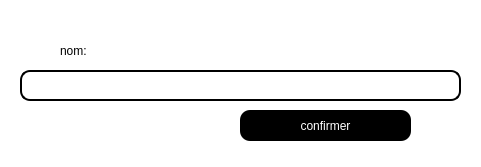
<?xml version="1.0" encoding="UTF-8"?>
<ui version="4.0">
 <class>Dialog</class>
 <widget class="QDialog" name="Dialog">
  <property name="windowModality">
   <enum>Qt::ApplicationModal</enum>
  </property>
  <property name="geometry">
   <rect>
    <x>0</x>
    <y>0</y>
    <width>481</width>
    <height>167</height>
   </rect>
  </property>
  <property name="windowTitle">
   <string>ajouter un client</string>
  </property>
  <property name="windowIcon">
   <iconset>
    <normaloff>contact.png</normaloff>contact.png</iconset>
  </property>
  <property name="styleSheet">
   <string notr="true">background:white;</string>
  </property>
  <widget class="QLabel" name="total_1dt">
   <property name="geometry">
    <rect>
     <x>60</x>
     <y>40</y>
     <width>91</width>
     <height>21</height>
    </rect>
   </property>
   <property name="styleSheet">
    <string notr="true">border:0px;font: 16pt &quot;Bauhaus 93&quot;;
color: rgb(0,0,0);background:transparent;</string>
   </property>
   <property name="text">
    <string>nom:</string>
   </property>
  </widget>
  <widget class="QLineEdit" name="nom">
   <property name="geometry">
    <rect>
     <x>20</x>
     <y>70</y>
     <width>441</width>
     <height>31</height>
    </rect>
   </property>
   <property name="styleSheet">
    <string notr="true">QLineEdit{
border-radius:10px;
border:2px solid black;
	color: rgb(0,0,0);
	font: 75 14pt &quot;MS Shell Dlg 2&quot;;

}
QLineEdit:hover{
border:3px solid black;


}
QLineEdit:focus{
border:3px solid rgb(0,0,0);


}</string>
   </property>
  </widget>
  <widget class="QPushButton" name="confirmer">
   <property name="geometry">
    <rect>
     <x>240</x>
     <y>110</y>
     <width>171</width>
     <height>31</height>
    </rect>
   </property>
   <property name="styleSheet">
    <string notr="true">QPushButton{
font: 87 9pt &quot;Arial Black&quot;;
color:white;
background:rgb(0,0,0);
border-radius:10px;
}
QPushButton:hover{

background:rgb(90,90,90);

}
QPushButton:pressed{

background:transparent;
border:3px solid rgb(0,0,0);

}
QPushButton:disabled{ 
color:rgba(255,255,255,100);  
background: rgba(255,255,255,30);   }</string>
   </property>
   <property name="text">
    <string>confirmer</string>
   </property>
  </widget>
  <widget class="QLabel" name="total_1dt_2">
   <property name="geometry">
    <rect>
     <x>30</x>
     <y>40</y>
     <width>31</width>
     <height>31</height>
    </rect>
   </property>
   <property name="styleSheet">
    <string notr="true">border:0px;font: 16pt &quot;Bauhaus 93&quot;;
color: rgb(0,0,0);background:transparent;</string>
   </property>
   <property name="text">
    <string/>
   </property>
   <property name="pixmap">
    <pixmap>contact.png</pixmap>
   </property>
   <property name="scaledContents">
    <bool>true</bool>
   </property>
  </widget>
 </widget>
 <resources/>
 <connections/>
</ui>
